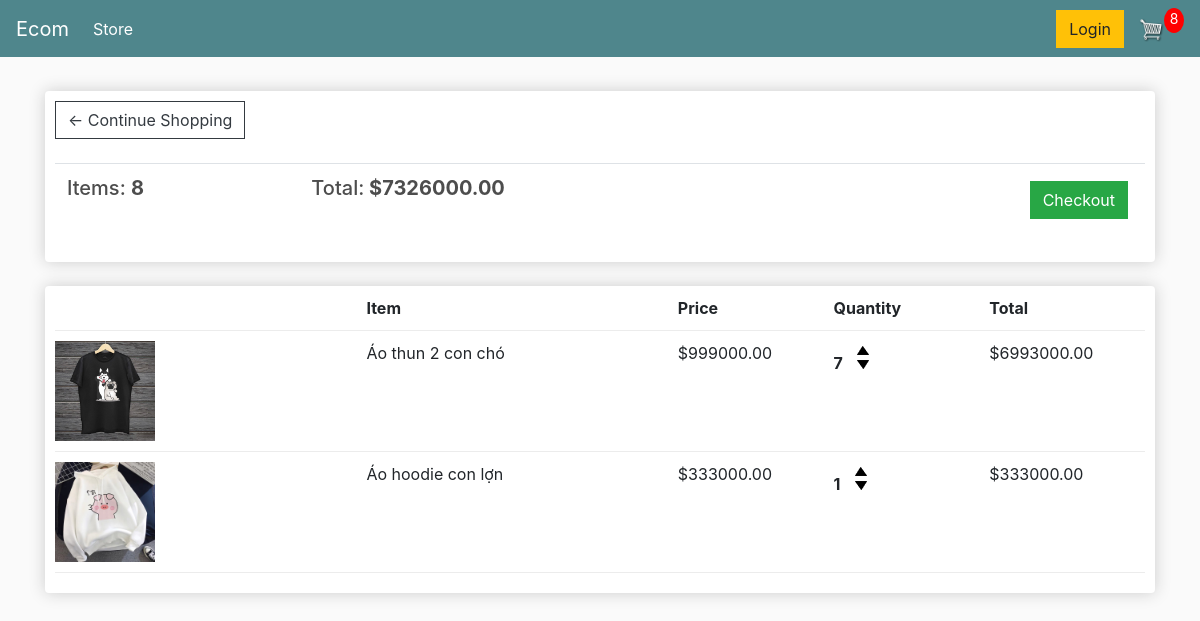
The app's page /cart/ (signed in) with its own data.
### store/models.py (models this page shows, shortened)
class Order(models.Model):
    customer = models.ForeignKey(
        Customer, on_delete=models.SET_NULL, null=True, blank=True)
    date_ordered = models.DateTimeField(auto_now_add=True)
    complete = models.BooleanField(default=False)
    transaction_id = models.CharField(max_length=100, null=True)
    @property
    def get_cart_total(self):
        orderitems = self.orderitem_set.all()
        total = sum([item.get_total for item in orderitems])
        return total
    @property
    def get_cart_items(self):
        orderitems = self.orderitem_set.all()
        total = sum([item.quantity for item in orderitems])
        return total

class OrderItem(models.Model):
    product = models.ForeignKey(Product, on_delete=models.SET_NULL, null=True)
    order = models.ForeignKey(Order, on_delete=models.SET_NULL, null=True)
    quantity = models.IntegerField(default=0, null=True, blank=True)
    date_added = models.DateTimeField(auto_now_add=True)
    @property
    def get_total(self):
        total = self.product.price * self.quantity
        return total

class Product(models.Model):
    name = models.CharField(max_length=200)
    price = models.FloatField()
    female_clothes = models.BooleanField(default=False, null=True, blank=True)
    image = models.ImageField(null=True, blank=True)
    @property
    def imageURL(self):
        try:
            url = self.image.url
        except:
            url = ''
        return url

### store/views.py (the view)
# urls.py: path('cart/', views.cart, name="cart"),
def cart(request):
    data = cartData(request)
    cartItems = data['cartItems']
    order = data['order']
    items = data['items']
    context = {'items': items, 'order': order, 'cartItems': cartItems}
    return render(request, 'store/cart.html', context)

### store/utils.py (called while the page is built)
def cartData(request):
    if request.user.is_authenticated:
        customer = request.user.customer
        order, created = Order.objects.get_or_create(
            customer=customer, complete=False)
        items = order.orderitem_set.all()
        cartItems = order.get_cart_items
    else:
        cookieData = cookieCart(request)
        cartItems = cookieData['cartItems']
        order = cookieData['order']
        items = cookieData['items']
    return {'cartItems': cartItems, 'order': order, 'items': items}

### store/templates/store/cart.html
{% extends 'store/main.html' %} {% load static %} {% block content %}
<div class="row">
  <div class="col-lg-12">
    <div class="box-element">
      <a class="btn btn-outline-dark" href="{% url 'store' %}"
        >&#x2190; Continue Shopping</a
      >
      <br />
      <br />
      <table class="table">
        <tr>
          <th>
            <h5>Items: <strong>{{order.get_cart_items}}</strong></h5>
          </th>
          <th>
            <h5>
              Total:<strong> ${{order.get_cart_total|floatformat:2}}</strong>
            </h5>
          </th>
          <th>
            <a
              style="float: right; margin: 5px"
              class="btn btn-success"
              href="{% url 'checkout' %}"
              >Checkout</a
            >
          </th>
        </tr>
      </table>
    </div>
    <br />
    <div class="box-element">
      <div class="cart-row">
        <div style="flex: 2"></div>
        <div style="flex: 2"><strong>Item</strong></div>
        <div style="flex: 1"><strong>Price</strong></div>
        <div style="flex: 1"><strong>Quantity</strong></div>
        <div style="flex: 1"><strong>Total</strong></div>
      </div>
      {% for item in items %}
      <div class="cart-row">
        <div style="flex: 2">
          <img class="row-image" src="{{item.product.imageURL}}" />
        </div>
        <div style="flex: 2"><p>{{item.product.name}}</p></div>
        <div style="flex: 1"><p>${{item.product.price|floatformat:2}}</p></div>
        <div style="flex: 1">
          <p class="quantity">{{item.quantity}}</p>
          <div class="quantity">
            <img
              data-product="{{item.product.id}}"
              data-action="add"
              class="chg-quantity update-cart"
              src="{% static  'images/arrow-up.png' %}"
            />
            <img
              data-product="{{item.product.id}}"
              data-action="remove"
              class="chg-quantity update-cart"
              src="{% static  'images/arrow-down.png' %}"
            />
          </div>
        </div>
        <div style="flex: 1"><p>${{item.get_total|floatformat:2}}</p></div>
      </div>
      {% endfor %}
    </div>
  </div>
</div>
{% endblock content %}

### static/css/main.css (style rules this page uses)
body { background-color: hsl(0, 0%, 98%); }
h1, h2, h3, h4, h5, h6 { color: hsl(0, 0%, 30%); }
.box-element { box-shadow: hsl(0, 0%, 80%) 0 0 16px; background-color: #fff; border-radius: 4px; padding: 10px; }
.col-lg-4, .col-lg-6, .col-lg-8, .col-lg-12 { margin-top: 10px; }
.btn { border-radius: 0; }
.row-image { width: 100px; }
.cart-row { display: flex; align-items: flex-stretch; padding-bottom: 10px; margin-bottom: 10px; border-bottom: 1px solid #ececec; }
.quantity { display: inline-block; font-weight: 700; padding-right: 10px; }
.chg-quantity { width: 12px; cursor: pointer; display: block; margin-top: 5px; transition: 0.1s; }

### records on screen
Order: get_cart_items "8", get_cart_total "7326000.00"
OrderItem: product.imageURL (picture), product.name "Áo thun 2 con chó", product.price "999000.00", quantity "7", get_total "6993000.00"
OrderItem: product.imageURL (picture), product.name "Áo hoodie con lợn", product.price "333000.00", quantity "1", get_total "333000.00"

### other values on screen
{{ cartItems }} "8"
